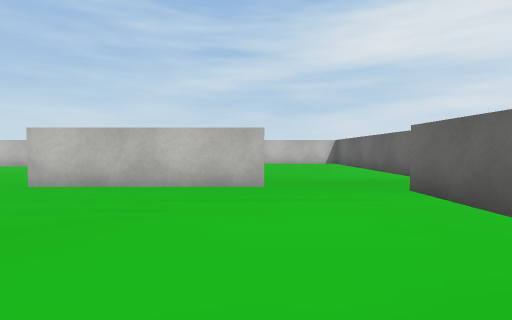
View 1 (above)

17 first-person views from a walk through a 3-D level made in the Unity game engine. The camera is 0.62 m above the floor, tilts 2° down and sees 85° across. The floor is counted in squares, 1 m on a side. Each view is taken from the middle of a square. On the plan, view 1 faces up. The plan holds only what a view shows up to about 9 squares ahead; the rest is blank. The place goes on beyond the plan. The player is left out. Some surface patterns are stand-ins.

View 2
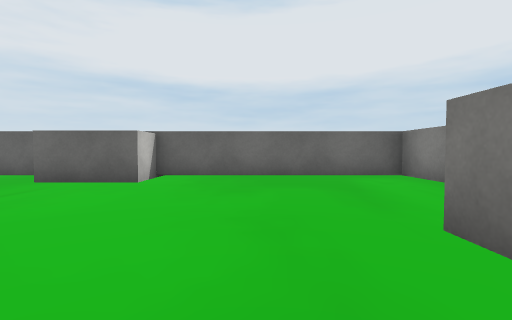

View 3
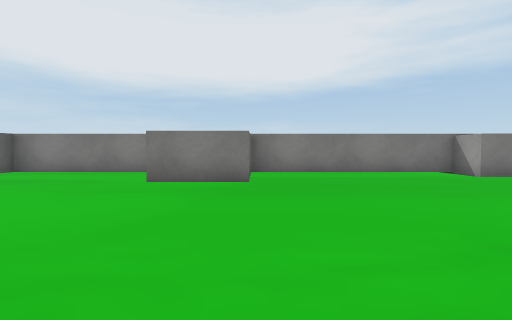

View 4
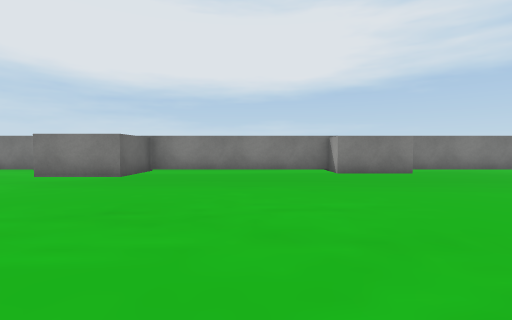

View 5
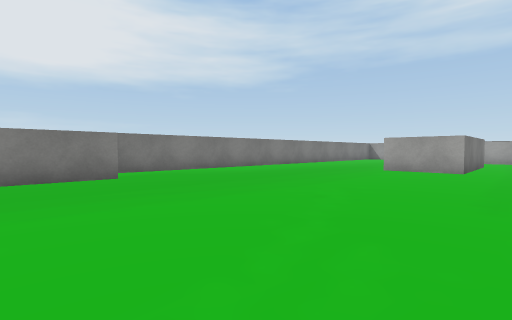

View 6
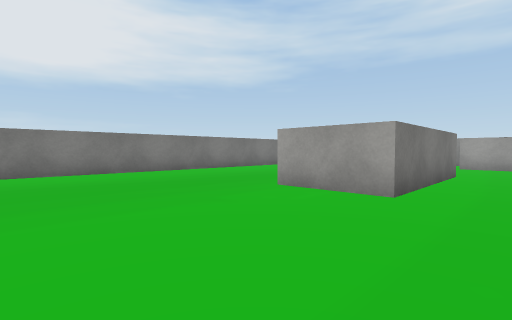

View 7
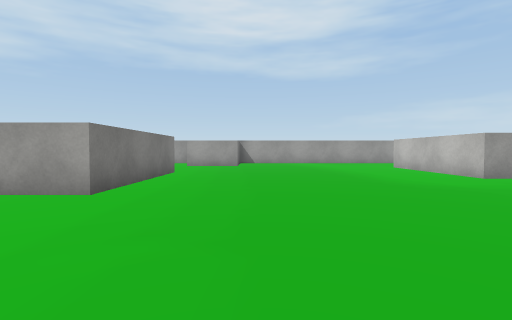

View 8
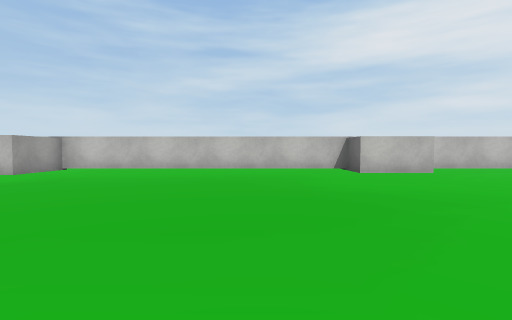

View 9
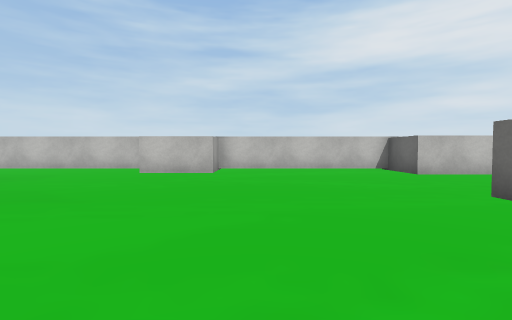

View 10
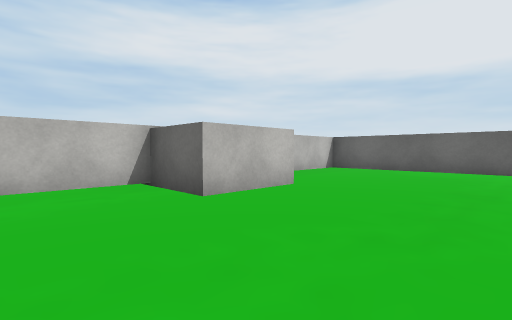

View 11
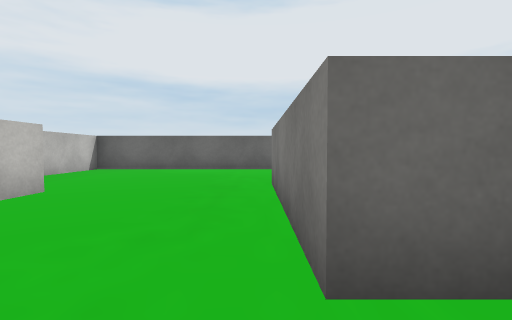

View 12
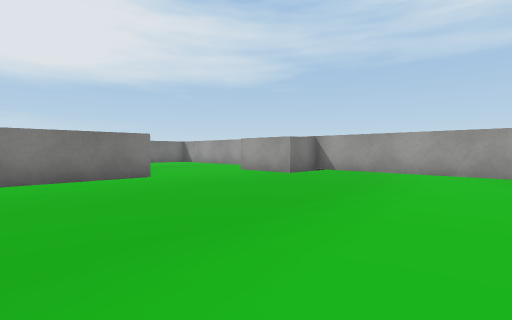

View 13
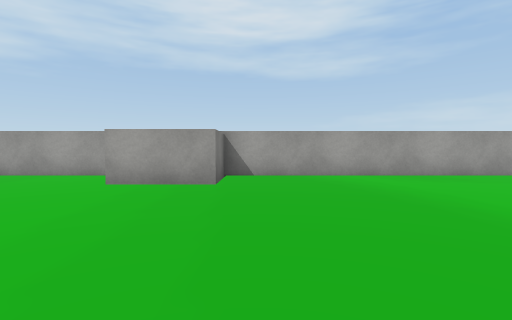

View 14
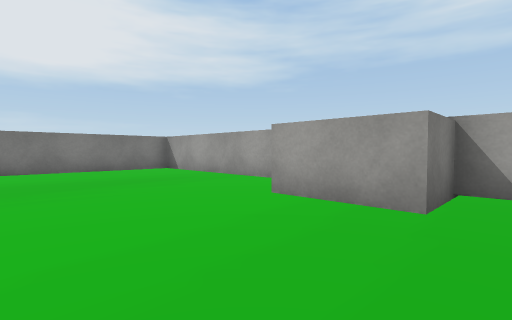

View 15
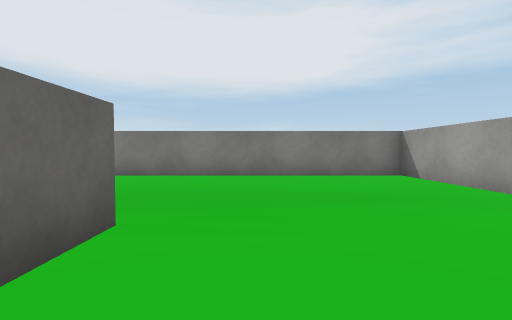

View 16
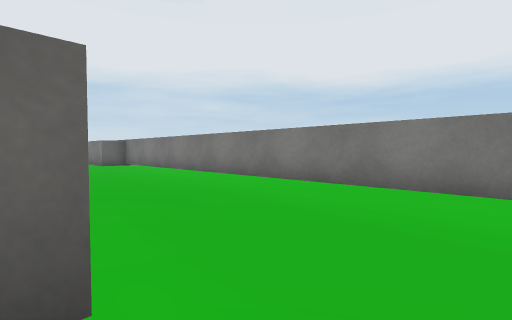

View 17
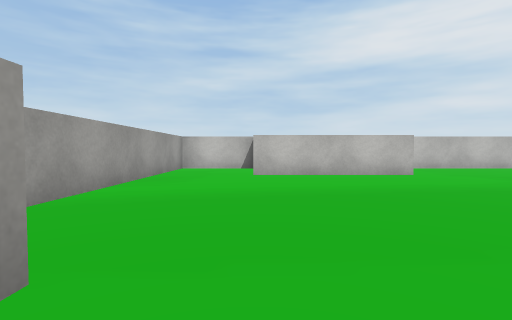

### Floor plan
Points are (right, up) in squares from view 1. A wall is a line through its corners. A room is listed if a view was taken in it or the views show most of it. See-through windows are left out.
Room 1 (views 1, 2, 3, 4, 5, 6, 7, 8, 9, 10, 11, 12, 13, 14, 15, 16, 17)
walls: (-10.2, -2.4) (-8.2, -2.4) (-8.2, -3.3) (-3.6, -3.3); (-3.9, 5.9) (-3.9, 6.7) (0.1, 6.7); (-20.9, 2.7) (-16.8, 2.7) (-16.8, 0.6); (-20.8, 0.6) (-20.8, 1.9); (0.2, 4.7) (-3.9, 4.7); (-2.8, 11.7) (-8.2, 11.7) (-8.2, 10.6) (-10.2, 10.6) (-10.2, 11.7) (-19.1, 11.7) (-19.1, 10) (-23.1, 10); (-0.2, -3.3) (3.3, -3.3) (3.3, 2.3) (2.4, 2.3) (2.4, 4.4); (-23, 11.7) (-25.3, 11.7) (-25.3, 4.3) (-24.1, 4.3) (-24.1, 2.2); (3.3, 5) (3.3, 11.7) (1.1, 11.7); (-25.3, 1.6) (-25.3, -3.3) (-10.4, -3.3)
objects: other object (-3, -3) to (-1, -2); other object (-3, 10) to (-1, 11)

Positions as (right, up) in squares from view 1, and headings:
1: (0, 0), facing up
2: (-3, 0), facing right
3: (-3, 4), facing down
4: (-6, 5), facing down
5: (-8, 4), facing down-left
6: (-13, 4), facing down-left
7: (-13, 5), facing left
8: (-13, 3), facing up
9: (-7, 3), facing up
10: (-5, 7), facing up-right
11: (-5, 7), facing right
12: (-18, 9), facing down-left
13: (-19, 5), facing left
14: (-21, 5), facing down-left
15: (-22, 3), facing down
16: (-22, 1), facing down-right
17: (-23, 3), facing up
